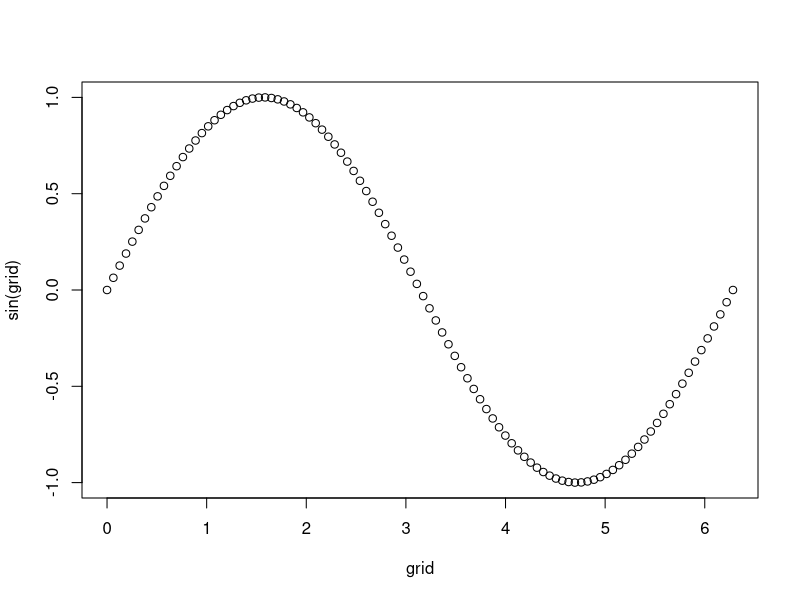

This figure's R source: (Note: this script raises an error after producing the figure.)
## ---- chunk 1
library(lazyeval)
knitr::opts_chunk$set(collapse = TRUE, comment = "#>")
## ---- chunk 2
    df <- data.frame(x = c(1, 5, 4, 2, 3), y = c(2, 1, 5, 4, 3))
    
    with(df, mean(x))
    subset(df, x == y)
    transform(df, z = x + y)
## ---- chunk 3
    grid <- seq(0, 2 * pi, length = 100)
    plot(grid, sin(grid))
## ---- chunk 4
    x <- 10
    y <- 100
    f <- quote(`-`)
    
    bquote(.(f)(.(x), .(y)))
## ---- chunk 5
f <- ~ x + y + z
typeof(f)
attributes(f)
## ---- chunk 6
length(f)
# The 1st element is always ~
f[[1]]
# The 2nd element is the quoted expression
f[[2]]
## ---- chunk 7
g <- y ~ x + z
length(g)
# The 1st element is still ~
g[[1]]
# But now the 2nd element is the LHS
g[[2]]
# And the 3rd element is the RHS
g[[3]]
## ---- chunk 8
rhs(f)
rhs(g)
## ---- chunk 9
f <- ~ 1 + 2 + 3
feval(f)
## ---- chunk 10
foo <- function(x) {
  ~ 1000 + x
}
f <- foo(10)
f
feval(f)
## ---- chunk 11
f
funwrap(f)
## ---- chunk 12
feval(~ mean(cyl), mtcars)
## ---- chunk 13
subset <- function(df, subset) {
  rows <- feval(subset, df)
  if (!is.logical(rows)) {
    stop("`subset` must be logical.", call. = FALSE)
  }
  
  rows <- rows & !is.na(rows)
  df[rows, , drop = FALSE]
}

df <- data.frame(x = 1:5, y = 5:1)
subset(df, ~ x <= 2)
subset(df, ~ x == y)
## ---- chunk 14
threshold_x <- function(df, threshold) {
  subset(df, ~ x > threshold)
}
threshold_x(df, 3)
## ---- chunk 15
    df2 <- data.frame(y = 5:1)
    
    # Throws an error
    threshold_x(df2, 3)
    
    # Silently gives the incorrect result!
    x <- 5
    threshold_x(df2, 3)
## ---- chunk 16
    df3 <- data.frame(x = 1:5, y = 5:1, threshold = 4)
    threshold_x(df3, 3)
## ---- chunk 17
threshold_x <- function(df, threshold) {
  subset(df, ~ .data$x > .env$threshold)
}

threshold_x(df2, 3)
threshold_x(df3, 3)
## ---- chunk 18
threshold <- function(df, variable, threshold) {
  stopifnot(is.character(variable), length(variable) == 1)
  
  subset(df, ~ .data[[.env$variable]] > .env$threshold)
}
threshold(df, "x", 4)
## ---- chunk 19
threshold <- function(df, variable = ~x, threshold = 0) {
  subset(df, ~ (( rhs(variable) )) > .env$threshold)
}
## ---- chunk 20
threshold(df, ~ x, 4)
threshold(df, ~ abs(x - y), 2)
## ---- chunk 21
    rhs(~ 1 + 2)
    rhs(~ mean(x))
## ---- chunk 22
    finterp(~ 1 + ((1 + 1)) )
    
    z <- ~ x + y
    finterp(~ mean( (( rhs(z) )) ))
## ---- chunk 23
variable <- ~x
finterp(~ ((rhs(variable))) > .env$threshold)
## ---- chunk 24
variable <- ~ .data$x + .env$y
finterp(~ ((rhs(variable))) > .env$threshold)
## ---- chunk 25
extra_args <- list(na.rm = TRUE, trim = 0.9)
finterp(~ mean(x, ({ extra_args }) ))
## ---- chunk 26
subset_ <- function(df, subset) {
  rows <- feval(subset, df)
  if (!is.logical(rows)) {
    stop("`subset` must be logical.", call. = FALSE)
  }
  
  rows <- rows & !is.na(rows)
  df[rows, , drop = FALSE]
}
## ---- chunk 27
subset <- function(df, expr) {
  expr <- explicit_promise(expr)
  subset_(df, expr)
}
subset(df, x == 1)
## ---- chunk 28
scramble <- function(df) {
  df[sample(nrow(df)), , drop = FALSE]
}
subscramble <- function(df, expr) {
  scramble(subset(df, expr))
}
subscramble(df, x < 4)
